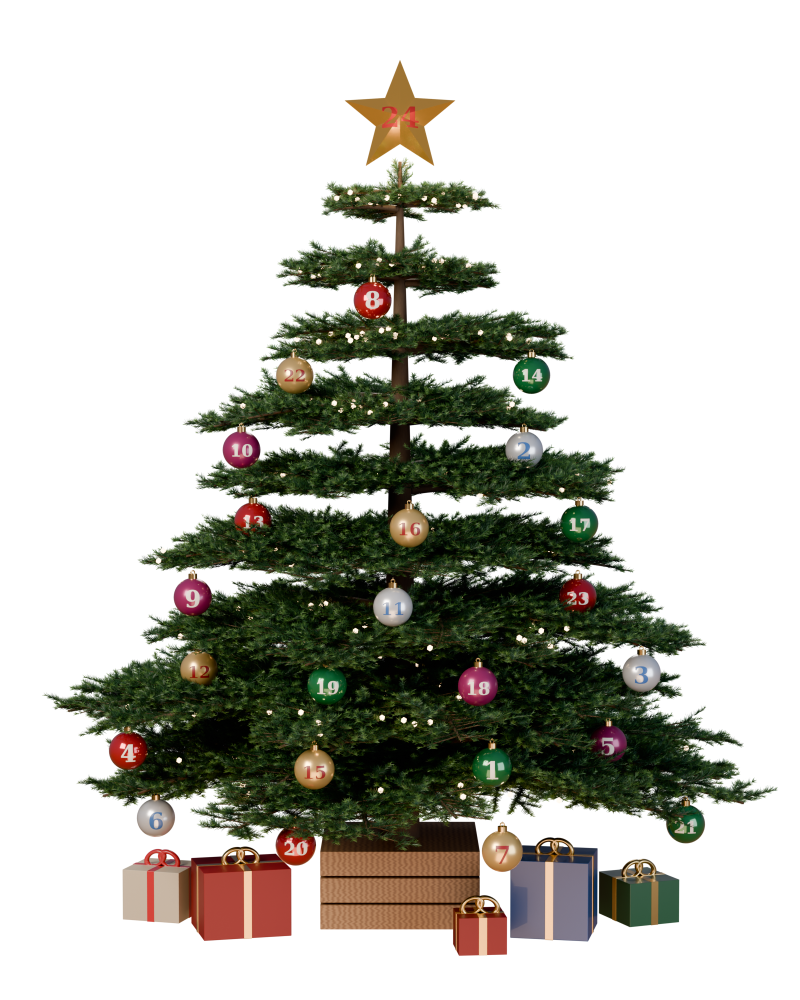
#> input picture images/render/lemsic-tree.png, 1600 x 2000 px (shown at 1/2 size)
$ python compose_calendar_3d.py
#> lines starting #> are read from the running program, lines starting #| are printed output that depends on the picture
### tools/generate_doors.py
#!/usr/bin/env python3
"""Generate the LeMSIC Advent Calendar artwork.

Outputs:
  images/doors/day-01.svg ... day-24.svg   one door per day (300x300)
  images/advent-calendar.svg               the full wooden wall calendar

Run:  python3 tools/generate_doors.py
"""
import math
import os
import random

ROOT = os.path.dirname(os.path.dirname(os.path.abspath(__file__)))
DOOR_DIR = os.path.join(ROOT, "images", "doors")

# ---------------------------------------------------------------- palette
GOLD, GOLD_D, GOLD_L = "#E8B84A", "#A8761F", "#FFE39A"
CREAM, WHITE, SNOW = "#FFF4DC", "#FFFFFF", "#F2F7FB"
RED, RED_D = "#D63A3A", "#951B22"
GREEN, GREEN_D, GREEN_L = "#2E8B57", "#1B5E3A", "#5DB37E"
BROWN, BROWN_D, BROWN_L = "#9A6532", "#5E3A1A", "#C99158"
ORANGE, INK = "#F08A24", "#22150C"

BACKGROUNDS = {
    "red": ("#B02A33", "#6E141B"),
    "green": ("#23663F", "#103A24"),
    "navy": ("#26406A", "#0F1C33"),
    "plum": ("#7A2140", "#43101F"),
    "teal": ("#22675C", "#0F3A33"),
}

FONT = "Georgia, 'Times New Roman', 'DejaVu Serif', serif"


# [7 lines left out: function star_points, not called in this run]


def star(cx, cy, r, fill=GOLD, stroke=GOLD_D, sw=2):
    return (f'<polygon points="{star_points(cx, cy, r, r * 0.42)}" fill="{fill}" '
            f'stroke="{stroke}" stroke-width="{sw}" stroke-linejoin="round"/>')


def sparkle(cx, cy, s, fill=GOLD_L):
    return (f'<path d="M{cx} {cy - s} Q{cx} {cy} {cx + s} {cy} Q{cx} {cy} {cx} {cy + s} '
            f'Q{cx} {cy} {cx - s} {cy} Q{cx} {cy} {cx} {cy - s}Z" fill="{fill}"/>')


# ---------------------------------------------------------------- icons
# Every icon is drawn around (0,0) and fits roughly inside a 120x120 box.
# `p` is the id prefix so gradients/masks stay unique when doors are combined.

# [389 lines left out: functions icon_star, icon_tree, icon_gift, icon_candy_cane, icon_bell, icon_bauble and 19 more, not called in this run]


# day: (title, icon fn, background)
DAYS = {
    1: ("Shining Star", icon_star, "navy"),
    2: ("Christmas Tree", icon_tree, "red"),
    3: ("Wrapped Gift", icon_gift, "green"),
    4: ("Candy Cane", icon_candy_cane, "teal"),
    5: ("Jingle Bell", icon_bell, "plum"),
    6: ("Bauble", icon_bauble, "green"),
    7: ("Snowflake", icon_snowflake, "navy"),
    8: ("Stocking", icon_stocking, "teal"),
    9: ("Snowman", icon_snowman, "red"),
    10: ("Mitten", icon_mitten, "green"),
    11: ("Gingerbread", icon_gingerbread, "navy"),
    12: ("Holly", icon_holly, "plum"),
    13: ("Candle", icon_candle, "teal"),
    14: ("Hot Cocoa", icon_cocoa, "green"),
    15: ("Wreath", icon_wreath, "red"),
    16: ("Winter Moon", icon_moon, "navy"),
    17: ("Santa Hat", icon_santa_hat, "teal"),
    18: ("Snowy Cabin", icon_cabin, "plum"),
    19: ("Reindeer", icon_reindeer, "green"),
    20: ("Snow Globe", icon_snow_globe, "red"),
    21: ("Letter to Santa", icon_letter, "navy"),
    22: ("Lantern", icon_lantern, "green"),
    23: ("Peppermint", icon_sweet, "teal"),
    24: ("Christmas Eve", icon_north_star, "red"),
}


# ---------------------------------------------------------------- door
# [181 lines left out: functions door_body, door_svg, calendar_svg, main, not called in this run]


# [2 lines that do not run on import are left out]

### tools/compose_calendar_3d.py
#!/usr/bin/env python3
"""Put the Blender-rendered tree onto the LeMSIC calendar card.

Needs images/render/lemsic-tree.png and images/render/ornaments.json
(made by tools/blender/lemsic_tree.py).

Writes:
  images/render/lemsic-tree-glow.png      the render with a soft glow on lights and star
  images/lemsic-tree-calendar-3d.svg      the full calendar card (rasterise with tools/render_png.js)
  images/render/calendar-hotspots.json    where each ornament sits on the card

Run:  python3 tools/compose_calendar_3d.py
"""
import json
import math
import os
import random
import sys

import numpy as np
from PIL import Image, ImageFilter

sys.path.insert(0, os.path.dirname(os.path.abspath(__file__)))
from generate_doors import GOLD, sparkle  # noqa: E402

ROOT = os.path.dirname(os.path.dirname(os.path.abspath(__file__)))
IMG = os.path.join(ROOT, "images")
RENDER = os.path.join(IMG, "render")

BLUE = "#3C6BAD"
WHITE = "#FFFFFF"
SANS = "'Avenir Next', 'Segoe UI', Inter, 'Helvetica Neue', Arial, sans-serif"

W, H = 1800, 2200
CX = W / 2
TREE_W = 1380                       # width of the tree image on the card
TREE_Y = 250


def add_glow(src, dst):
    """Bloom: blur the brightest pixels (fairy lights, star, highlights) and add them back."""
#> called with src = 'images/render/lemsic-tree.png', dst = 'images/render/lemsic-tree-glow.png'
    im = Image.open(src).convert("RGBA")
#> im is the input picture: PIL image 1600x2000 RGBA; mean R, G, B, A 21.3, 21.2, 12.8, 85.3
    a = np.asarray(im).astype(np.float32) / 255
    rgb, alpha = a[..., :3], a[..., 3:4]
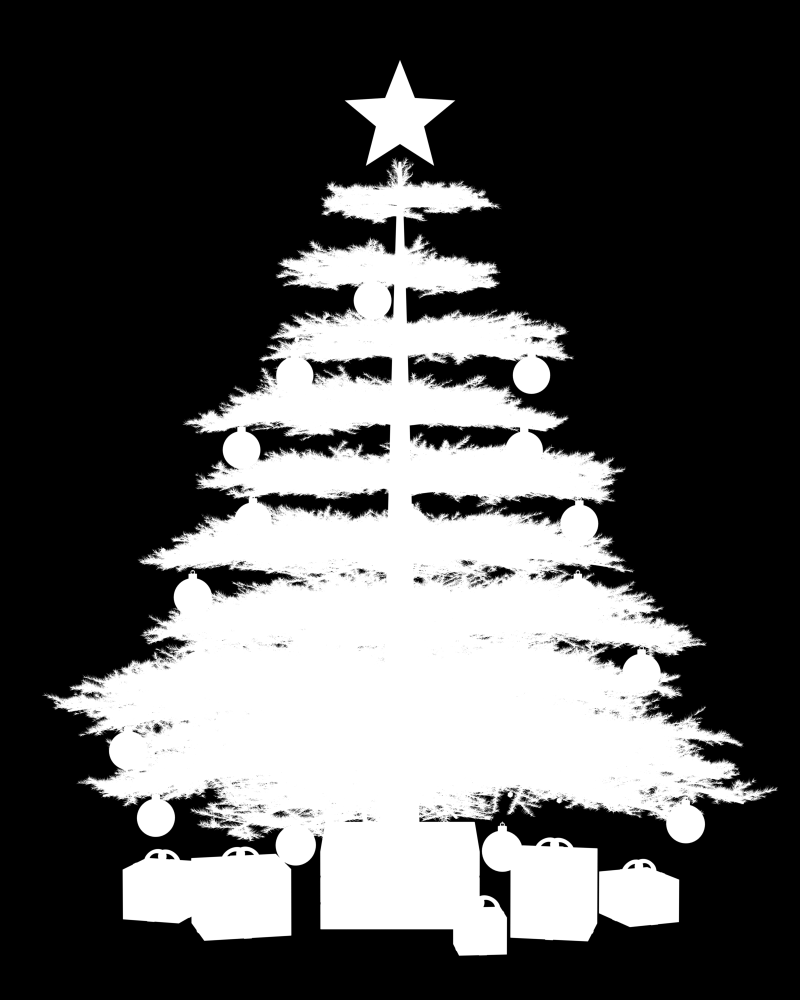
#> alpha: shape (2000, 1600, 1) float32 (shown at 1/2 size); min 0, max 1, mean 0.335
    lum = (rgb * [0.2126, 0.7152, 0.0722]).sum(-1, keepdims=True)
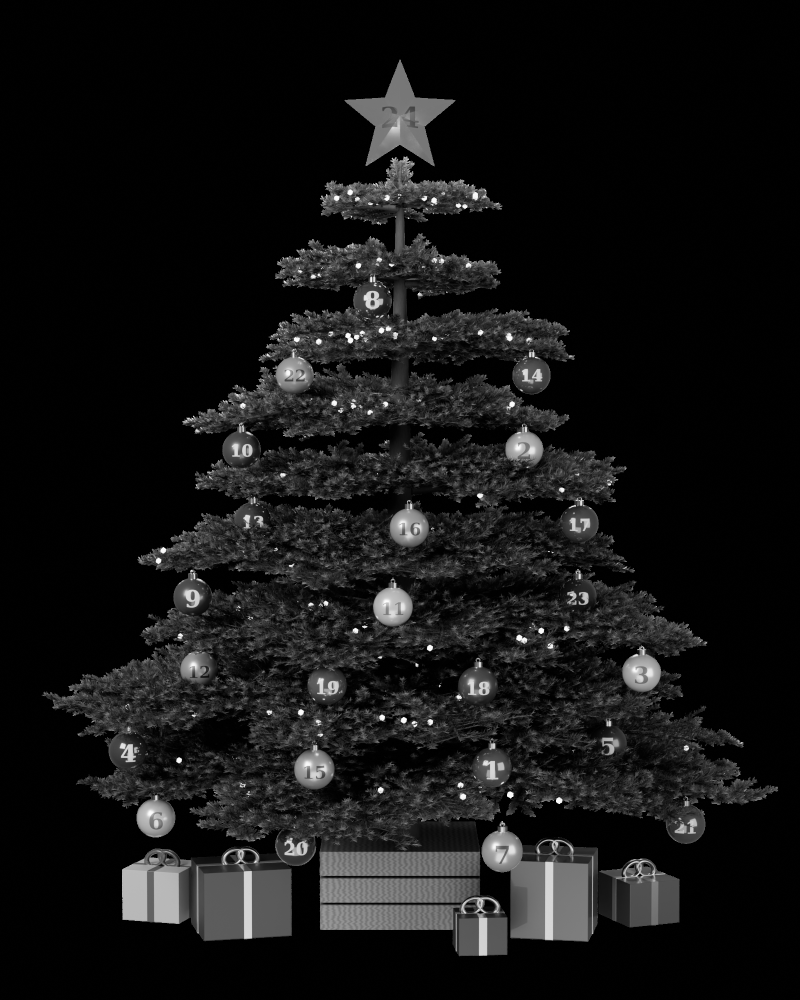
#> lum: shape (2000, 1600, 1) float64 (shown at 1/2 size); min 0, max 1, mean 0.081
    bright = np.clip((lum - 0.80) / 0.2, 0, 1) * rgb * alpha
    b8 = Image.fromarray((bright * 255).astype(np.uint8))
    glow = sum(np.asarray(b8.filter(ImageFilter.GaussianBlur(r))).astype(np.float32) / 255 * w
               for r, w in ((4, 0.9), (12, 0.8), (30, 0.6)))
    glow *= np.array([1.0, 0.85, 0.62])            # warm the glow
    prem = rgb * alpha + glow
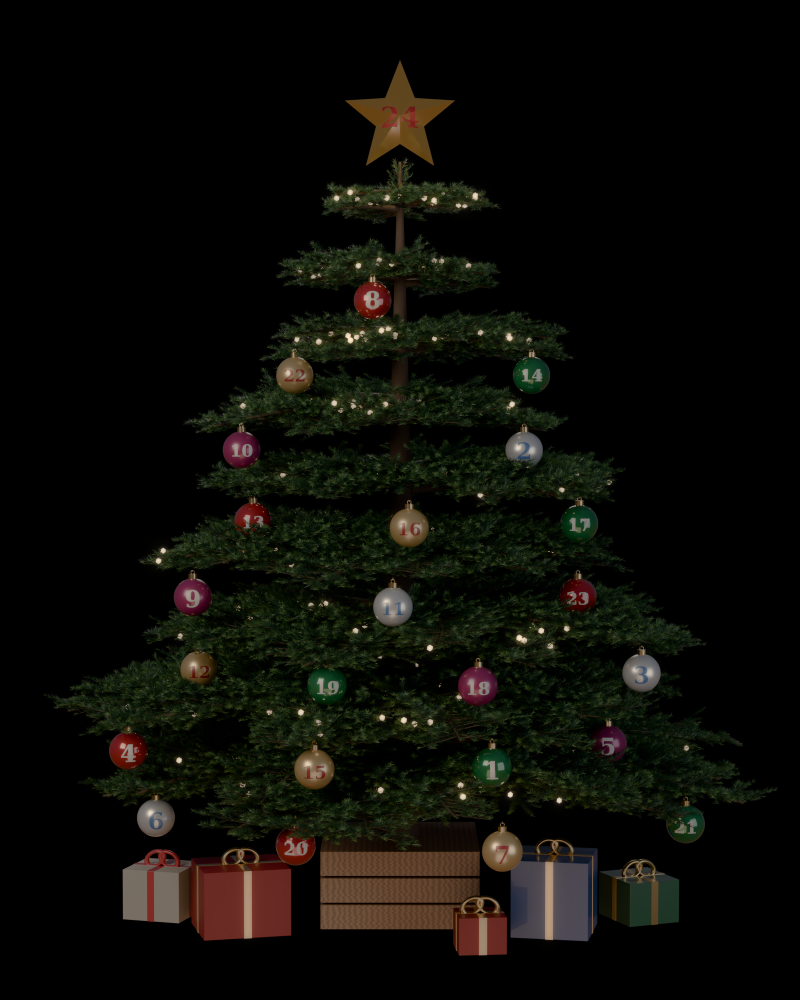
#> prem: shape (2000, 1600, 3) float32 (shown at 1/2 size); mean R, G, B 0.0818, 0.0793, 0.0481; drawn with min black and max white
    g_a = np.clip(glow.max(-1, keepdims=True), 0, 1)
    out_a = np.clip(alpha + g_a * (1 - alpha), 0, 1)
    out_rgb = np.clip(prem / np.maximum(out_a, 1e-4), 0, 1)
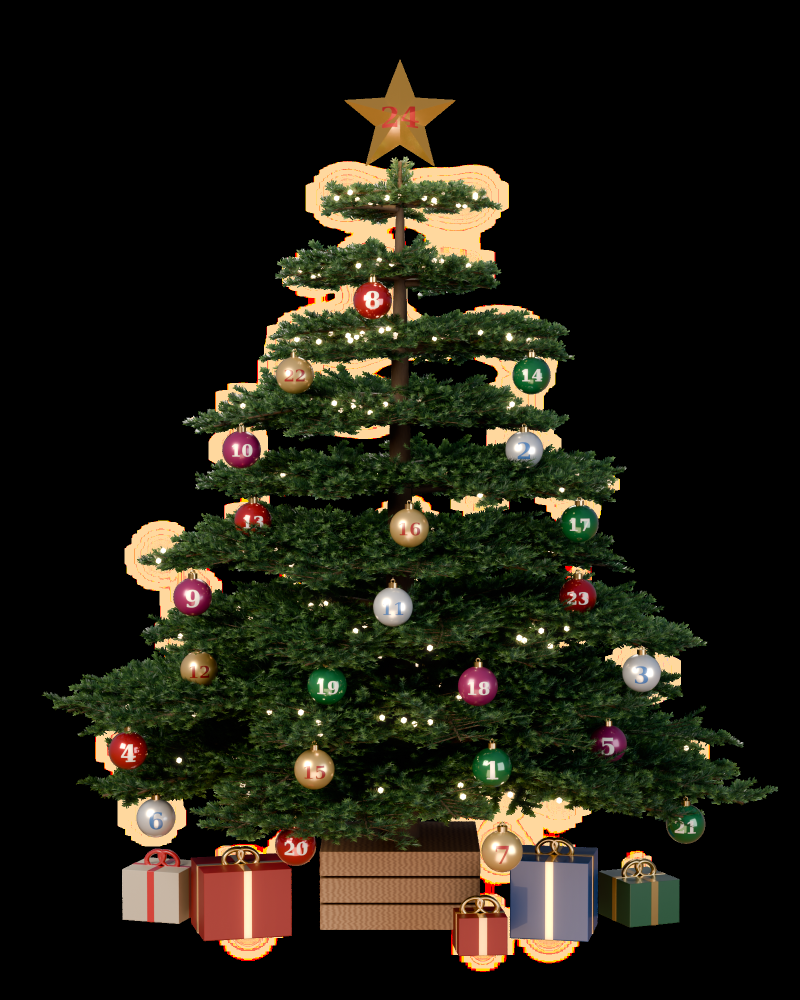
#> out_rgb: shape (2000, 1600, 3) float32 (shown at 1/2 size); mean R, G, B 0.126, 0.117, 0.0735
    out = np.concatenate([out_rgb, out_a], -1)
    Image.fromarray((out * 255).round().astype(np.uint8)).save(dst)
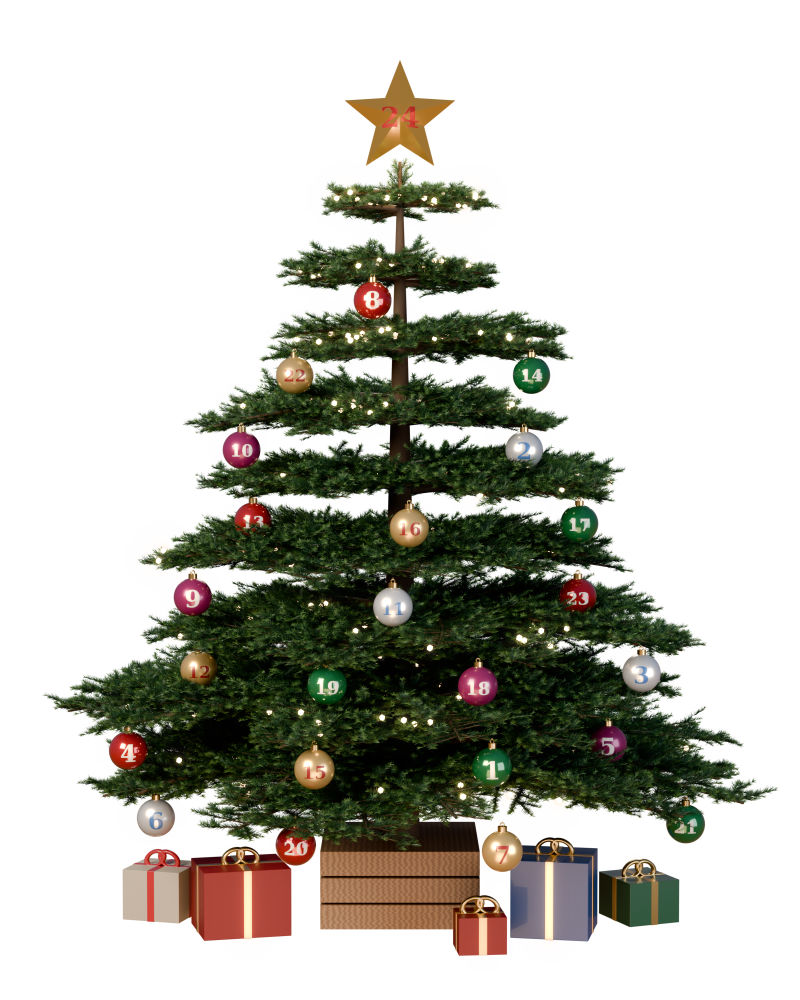
#> saved as lemsic-tree-glow.png: PIL image 1600x2000 RGBA (shown at 1/2 size); mean R, G, B, A 32.2, 29.9, 18.7, 85.4; transparent parts drawn white
    return im.size


def laurel(side, cx, cy, r, a0, a1, n):
    leaves = []
    for k in range(n):
        a = a0 + (a1 - a0) * k / (n - 1)
        ar = math.radians(a)
        if side == "left":
            x, rot = cx + r * math.cos(ar), a + 180
        else:
            x, rot = cx - r * math.cos(ar), 180 - a
        y = cy + r * math.sin(ar)
        s = 1.15 - 0.35 * k / (n - 1)
        leaves.append(f'<g transform="translate({x:.1f} {y:.1f}) rotate({rot:.1f}) scale({s:.2f})">'
                      f'<path d="M0 0 L-16 -26 L-8 -28 L0 -12 L8 -28 L16 -26Z" fill="{WHITE}"/></g>')
    return "".join(leaves)


def main():
    src = os.path.join(RENDER, "lemsic-tree.png")
    rw, rh = add_glow(src, os.path.join(RENDER, "lemsic-tree-glow.png"))
    tree_h = TREE_W * rh / rw
#> tree_h = 1725
    tree_x = CX - TREE_W / 2

    rnd = random.Random(1964)
    snow = "".join(
        f'<circle cx="{rnd.uniform(60, W - 60):.0f}" cy="{rnd.uniform(60, H - 60):.0f}" '
        f'r="{rnd.choice([1.5, 2, 2.5, 3.2])}" fill="#fff" opacity="{rnd.uniform(0.15, 0.5):.2f}"/>'
        for _ in range(190))
    twinkles = "".join(sparkle(round(rnd.choice([rnd.uniform(90, 420), rnd.uniform(1380, W - 90)])),
                               round(rnd.uniform(160, 1500)), rnd.choice([5, 6, 8]), WHITE) for _ in range(14))
    arc_cy, r_out, r_in = 1150, 950, 880

    def arc(r):
        return f"M{CX - r} {arc_cy} A{r} {r} 0 0 1 {CX + r} {arc_cy}"

    svg = f"""<svg xmlns="http://www.w3.org/2000/svg" xmlns:xlink="http://www.w3.org/1999/xlink" viewBox="0 0 {W} {H}" width="{W}" height="{H}" role="img" aria-label="LeMSIC Advent Calendar">
  <title>LeMSIC Advent Calendar</title>
  <defs>
    <linearGradient id="frame" x1="0" y1="0" x2="1" y2="1">
      <stop offset="0" stop-color="#7A4A22"/><stop offset="0.5" stop-color="#5A3517"/><stop offset="1" stop-color="#3A210D"/>
    </linearGradient>
    <radialGradient id="glow" cx="0.5" cy="0.5" r="0.5">
      <stop offset="0" stop-color="#6E9BDA" stop-opacity="0.5"/><stop offset="0.6" stop-color="#6E9BDA" stop-opacity="0.18"/>
      <stop offset="1" stop-color="#6E9BDA" stop-opacity="0"/>
    </radialGradient>
    <radialGradient id="vig" cx="0.5" cy="0.45" r="0.75">
      <stop offset="0.6" stop-color="#0A1A33" stop-opacity="0"/><stop offset="1" stop-color="#0A1A33" stop-opacity="0.5"/>
    </radialGradient>
    <radialGradient id="floor" cx="0.5" cy="0.5" r="0.5">
      <stop offset="0" stop-color="#0A1A33" stop-opacity="0.45"/><stop offset="1" stop-color="#0A1A33" stop-opacity="0"/>
    </radialGradient>
    <path id="arcOut" d="{arc(r_out)}"/>
    <path id="arcIn" d="{arc(r_in)}"/>
  </defs>

  <rect width="{W}" height="{H}" rx="30" fill="url(#frame)"/>
  <rect x="14" y="14" width="{W - 28}" height="{H - 28}" rx="22" fill="none" stroke="#9A6532" stroke-width="3" opacity="0.6"/>
  <rect x="40" y="40" width="{W - 80}" height="{H - 80}" rx="14" fill="{BLUE}"/>
  <ellipse cx="{CX}" cy="{TREE_Y + tree_h * 0.55:.0f}" rx="{TREE_W * 0.62:.0f}" ry="{tree_h * 0.55:.0f}" fill="url(#glow)"/>
  {snow}
  {twinkles}

  <text font-family="{SANS}" font-weight="600" font-size="66" letter-spacing="8" fill="{WHITE}">
    <textPath href="#arcOut" startOffset="50%" text-anchor="middle">LeMSIC Advent Calendar</textPath>
  </text>
  <text font-family="{SANS}" font-size="28" letter-spacing="9" fill="{WHITE}" opacity="0.92">
    <textPath href="#arcIn" startOffset="50%" text-anchor="middle">1 – 24 december 2026</textPath>
  </text>

  {laurel("left", CX, 1300, 880, 160, 122, 13)}
  {laurel("right", CX, 1300, 880, 160, 122, 13)}

  <ellipse cx="{CX}" cy="{TREE_Y + tree_h * 0.945:.0f}" rx="{TREE_W * 0.42:.0f}" ry="44" fill="url(#floor)"/>
  <image href="render/lemsic-tree-glow.png" x="{tree_x:.0f}" y="{TREE_Y}" width="{TREE_W}" height="{tree_h:.0f}"/>

  <text x="{CX}" y="{H - 170}" text-anchor="middle" font-family="{SANS}" font-size="64" letter-spacing="3" fill="{WHITE}">LeMSIC</text>
  <text x="{CX}" y="{H - 118}" text-anchor="middle" font-family="{SANS}" font-size="24" letter-spacing="8" fill="{WHITE}" opacity="0.85">OPEN ONE ORNAMENT EACH DAY</text>

  <rect x="40" y="40" width="{W - 80}" height="{H - 80}" rx="14" fill="url(#vig)"/>
  <rect x="40" y="40" width="{W - 80}" height="{H - 80}" rx="14" fill="none" stroke="{GOLD}" stroke-width="4"/>
</svg>
"""
    with open(os.path.join(IMG, "lemsic-tree-calendar-3d.svg"), "w") as f:
        f.write(svg)

#> (the run stopped early here; a loop or call above may not have finished)
